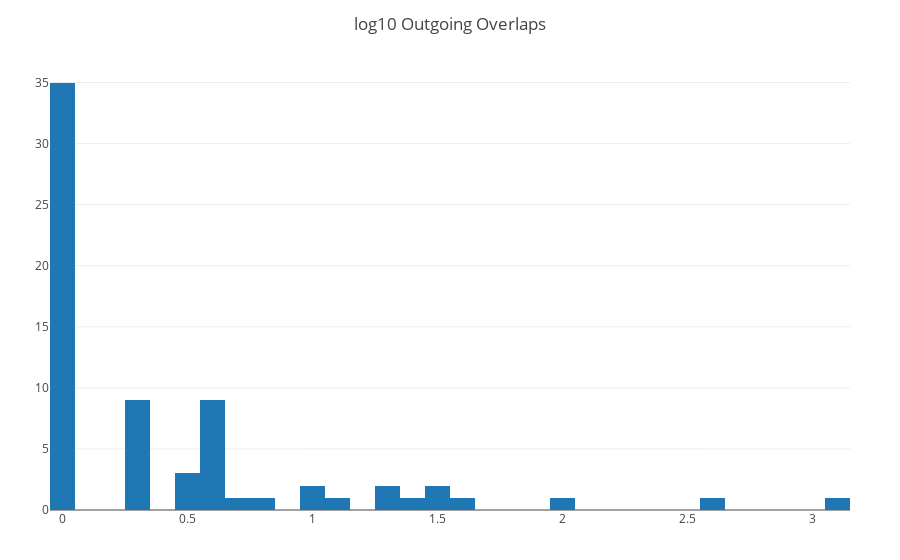

Notebook source saved alongside this figure:
### Code cell
plot(
    histogram(
        x=log10.(species_df[!, :outgoing_overlaps])
    ),
    Layout(
        title="log10 Outgoing Overlaps"
    )
)

### Figure 1 — Plotly figure (JSON) as saved in the notebook; plotly's stock layout.template omitted (floating-point values rounded to 4 significant figures; data arrays with more than 128 entries replaced by an {"elided": "..."} marker saying what was removed)
{"data": [{"type": "histogram", "x": {"elided": "1438 float values"}}], "layout": {"margin": {"b": 50, "l": 50, "r": 50, "t": 60}, "title": "log10 Outgoing Overlaps"}}
